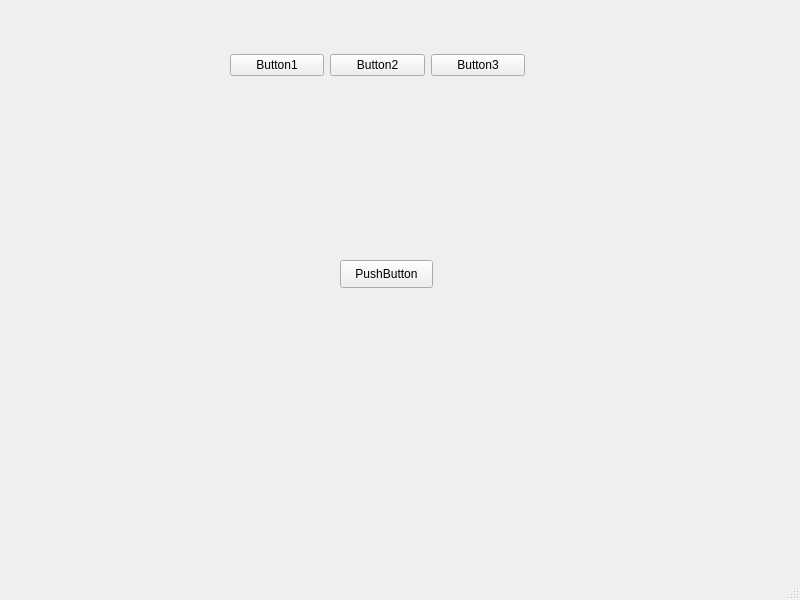
<?xml version="1.0" encoding="UTF-8"?>
<ui version="4.0">
 <class>MainWindow</class>
 <widget class="QMainWindow" name="MainWindow">
  <property name="geometry">
   <rect>
    <x>0</x>
    <y>0</y>
    <width>800</width>
    <height>600</height>
   </rect>
  </property>
  <property name="windowTitle">
   <string>MainWindow</string>
  </property>
  <widget class="QWidget" name="centralwidget">
   <widget class="QPushButton" name="pushButton_4">
    <property name="geometry">
     <rect>
      <x>340</x>
      <y>260</y>
      <width>93</width>
      <height>28</height>
     </rect>
    </property>
    <property name="text">
     <string>PushButton</string>
    </property>
   </widget>
   <widget class="QWidget" name="">
    <property name="geometry">
     <rect>
      <x>230</x>
      <y>50</y>
      <width>295</width>
      <height>30</height>
     </rect>
    </property>
    <layout class="QHBoxLayout" name="horizontalLayout">
     <item>
      <widget class="QPushButton" name="pushButton">
       <property name="text">
        <string>Button1</string>
       </property>
      </widget>
     </item>
     <item>
      <widget class="QPushButton" name="pushButton_2">
       <property name="text">
        <string>Button2</string>
       </property>
      </widget>
     </item>
     <item>
      <widget class="QPushButton" name="pushButton_3">
       <property name="text">
        <string>Button3</string>
       </property>
      </widget>
     </item>
    </layout>
   </widget>
  </widget>
  <widget class="QMenuBar" name="menubar">
   <property name="geometry">
    <rect>
     <x>0</x>
     <y>0</y>
     <width>800</width>
     <height>26</height>
    </rect>
   </property>
  </widget>
  <widget class="QStatusBar" name="statusbar"/>
 </widget>
 <resources/>
 <connections>
  <connection>
   <sender>pushButton_4</sender>
   <signal>clicked()</signal>
   <receiver>MainWindow</receiver>
   <slot>close()</slot>
   <hints>
    <hint type="sourcelabel">
     <x>359</x>
     <y>300</y>
    </hint>
    <hint type="destinationlabel">
     <x>418</x>
     <y>472</y>
    </hint>
   </hints>
  </connection>
 </connections>
</ui>
